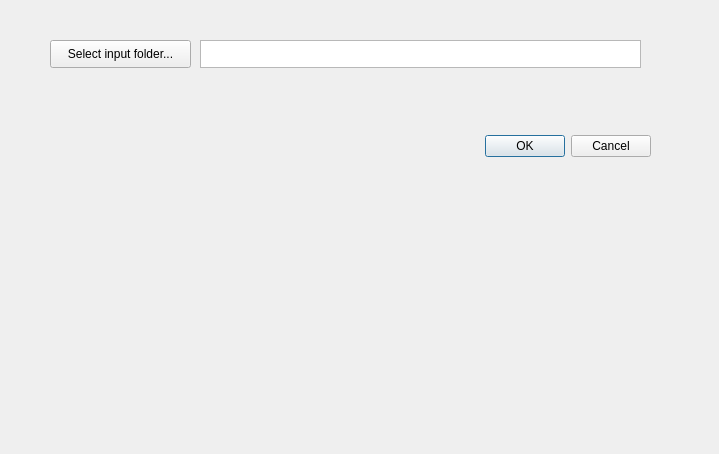
<?xml version="1.0" encoding="UTF-8"?>
<ui version="4.0">
 <class>NewProjects</class>
 <widget class="QDialog" name="NewProjects">
  <property name="geometry">
   <rect>
    <x>0</x>
    <y>0</y>
    <width>719</width>
    <height>454</height>
   </rect>
  </property>
  <property name="windowTitle">
   <string>Projects - batch</string>
  </property>
  <widget class="QDialogButtonBox" name="buttonBox">
   <property name="geometry">
    <rect>
     <x>310</x>
     <y>130</y>
     <width>341</width>
     <height>32</height>
    </rect>
   </property>
   <property name="orientation">
    <enum>Qt::Horizontal</enum>
   </property>
   <property name="standardButtons">
    <set>QDialogButtonBox::Cancel|QDialogButtonBox::Ok</set>
   </property>
  </widget>
  <widget class="QTextEdit" name="directs">
   <property name="geometry">
    <rect>
     <x>200</x>
     <y>40</y>
     <width>441</width>
     <height>28</height>
    </rect>
   </property>
   <property name="font">
    <font>
     <pointsize>10</pointsize>
    </font>
   </property>
   <property name="verticalScrollBarPolicy">
    <enum>Qt::ScrollBarAlwaysOff</enum>
   </property>
   <property name="horizontalScrollBarPolicy">
    <enum>Qt::ScrollBarAlwaysOff</enum>
   </property>
   <property name="html">
    <string>&lt;!DOCTYPE HTML PUBLIC &quot;-//W3C//DTD HTML 4.0//EN&quot; &quot;http://www.w3.org/TR/REC-html40/strict.dtd&quot;&gt;
&lt;html&gt;&lt;head&gt;&lt;meta name=&quot;qrichtext&quot; content=&quot;1&quot; /&gt;&lt;style type=&quot;text/css&quot;&gt;
p, li { white-space: pre-wrap; }
&lt;/style&gt;&lt;/head&gt;&lt;body style=&quot; font-family:'MS Shell Dlg 2'; font-size:10pt; font-weight:400; font-style:normal;&quot;&gt;
&lt;p style=&quot;-qt-paragraph-type:empty; margin-top:0px; margin-bottom:0px; margin-left:0px; margin-right:0px; -qt-block-indent:0; text-indent:0px;&quot;&gt;&lt;br /&gt;&lt;/p&gt;&lt;/body&gt;&lt;/html&gt;</string>
   </property>
  </widget>
  <widget class="QPushButton" name="loadFiles">
   <property name="geometry">
    <rect>
     <x>50</x>
     <y>40</y>
     <width>141</width>
     <height>28</height>
    </rect>
   </property>
   <property name="text">
    <string>Select input folder...</string>
   </property>
  </widget>
 </widget>
 <resources/>
 <connections>
  <connection>
   <sender>buttonBox</sender>
   <signal>accepted()</signal>
   <receiver>NewProjects</receiver>
   <slot>accept()</slot>
   <hints>
    <hint type="sourcelabel">
     <x>248</x>
     <y>254</y>
    </hint>
    <hint type="destinationlabel">
     <x>157</x>
     <y>274</y>
    </hint>
   </hints>
  </connection>
  <connection>
   <sender>buttonBox</sender>
   <signal>rejected()</signal>
   <receiver>NewProjects</receiver>
   <slot>reject()</slot>
   <hints>
    <hint type="sourcelabel">
     <x>316</x>
     <y>260</y>
    </hint>
    <hint type="destinationlabel">
     <x>286</x>
     <y>274</y>
    </hint>
   </hints>
  </connection>
 </connections>
</ui>
